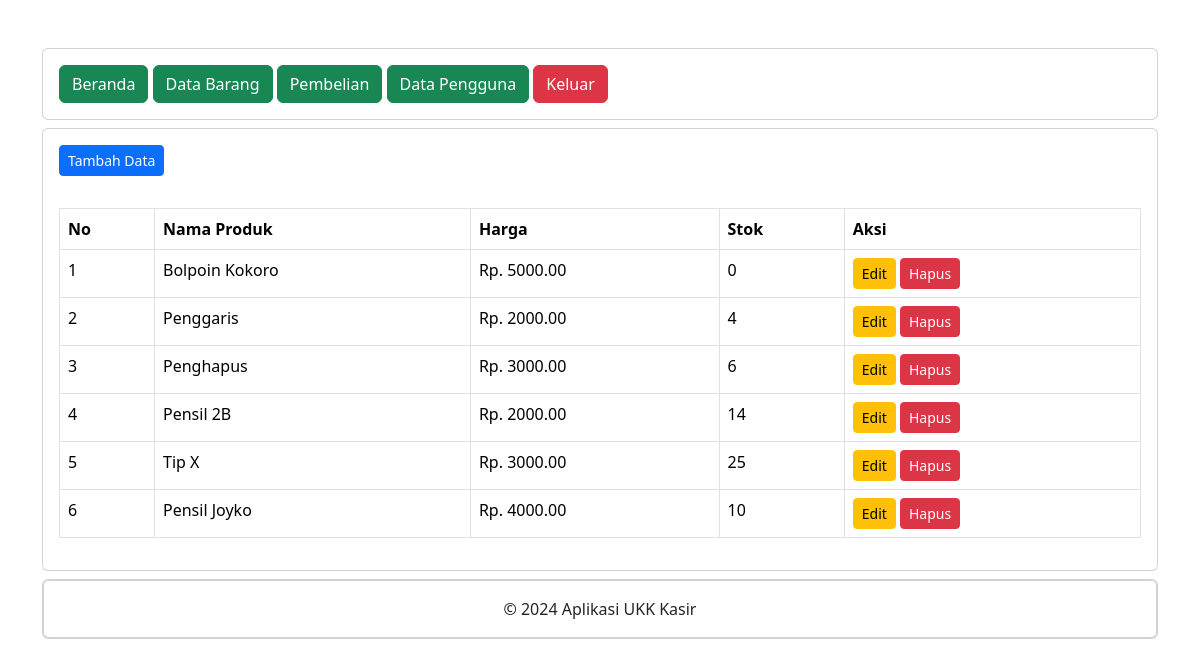
Page /administrator/data_barang.php (signed in) on the committed database.
### tables this page shows
CREATE TABLE `produk` (
  `id_produk` int(11) NOT NULL,
  `namaproduk` varchar(255) NOT NULL,
  `harga` decimal(10,2) NOT NULL,
  `stok` int(11) NOT NULL
);

### administrator/data_barang.php (the view, shortened to what this page needs)
<?php
include "header.php";
include "navbar.php";
?>
<div class="card mt-2">
    <div class="card-body">
        <button type="button" class="btn btn-primary btn-sm" data-bs-toggle="modal" data-bs-target="#tambah-data">
            Tambah Data
        </button>
    </div>
    <div class="card-body">
        <table class="table table-bordered">
            <thead>
                <tr>
                    <th>No</th>
                    <th>Nama Produk</th>
                    <th>Harga</th>
                    <th>Stok</th>
                    <th>Aksi</th>
                </tr>
            </thead>
            <tbody>
                <?php
                include '../koneksi.php';
                $no = 1;
                $data = mysqli_query($koneksi,"SELECT * FROM produk");
                while($d = mysqli_fetch_array($data)){
                    ?>
                    <tr>
                        <td><?php echo $no++; ?></td>
                        <td><?php echo $d['namaproduk'] ?></td>
                        <td>Rp. <?php echo $d['harga'] ?></td>
                        <td><?php echo $d['stok'] ?></td>
                        <td>
                            <button type="button" class="btn btn-warning btn-sm" data-bs-toggle="modal" data-bs-target="#edit-data<?php
                            echo $d['id_produk']; ?>">
                                Edit
                            </button>
                            <button type="button" class="btn btn-danger btn-sm" data-bs-toggle="modal" data-bs-target="#hapus-data<?php
                            echo $d['id_produk']; ?>">
                                Hapus
                            </button>
                        </td>
                    </tr>
                <?php } ?>
            </tbody>
        </table>
    </div>
</div>
<?php
include "footer.php";
?>

### administrator/header.php (shortened to what this page needs)
<!DOCTYPE html>
<html lang="en">
<head>
    <link href="https://cdn.jsdelivr.net/npm/bootstrap@5.3.2/dist/css/bootstrap.min.css" rel="stylesheet">
</head>
<body>
    <div class="container">
        <div class="content">

### administrator/navbar.php
<div class="card mt-5">
    <div class="card-body">
        <a href="index.php" class="btn btn-success">Beranda</a>
        <a href="data_barang.php" class="btn btn-success">Data Barang</a>
        <a href="pembelian.php" class="btn btn-success">Pembelian</a>
        <a href="data_pengguna.php" class="btn btn-success">Data Pengguna</a>
        <a href="../logout.php" class="btn btn-danger">Keluar</a>
    </div>
</div>

### administrator/footer.php (shortened to what this page needs)
<div class="card mt-2 mb-5">
    <div class="card">
        <div class="card-body text-center">
            &copy; 2024 Aplikasi UKK Kasir
        </div>
    </div>
</div>
</div>
    </div>
</body>
</html>

### rows in the picture
produk: namaproduk "Bolpoin Kokoro", harga "5000.00", stok "0"
produk: namaproduk "Penggaris", harga "2000.00", stok "4"
produk: namaproduk "Penghapus", harga "3000.00", stok "6"
produk: namaproduk "Pensil 2B", harga "2000.00", stok "14"
produk: namaproduk "Tip X", harga "3000.00", stok "25"
produk: namaproduk "Pensil Joyko", harga "4000.00", stok "10"
